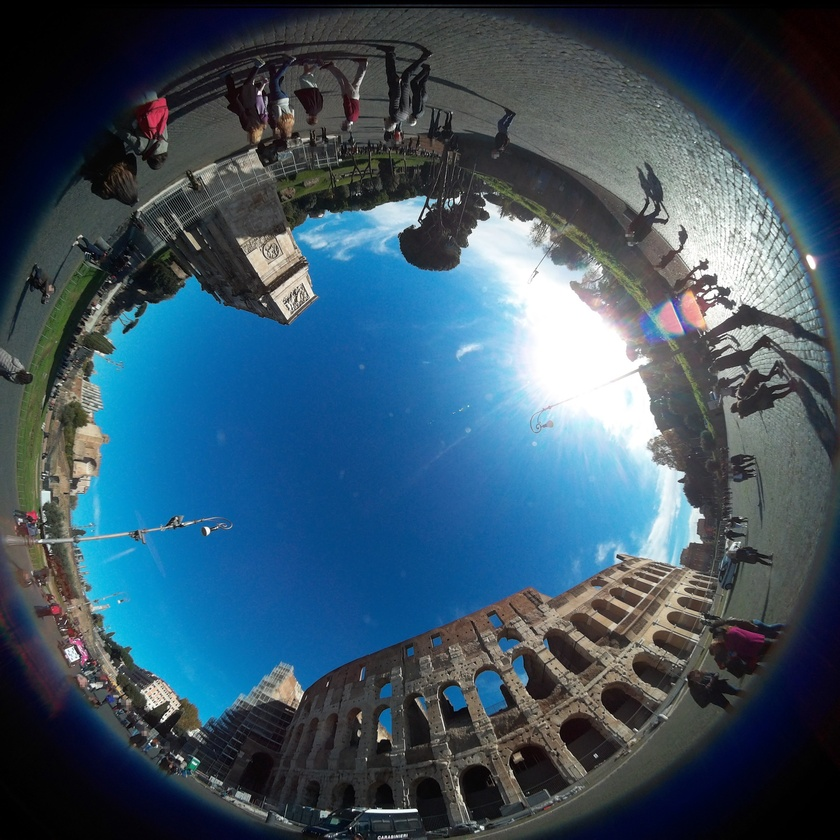
#> input picture 100_0454.JPG, 840 x 840 px, shrunk from 3264 x 3264 before the run
$ python fish2pano.py 100_0454.JPG out.png   (Python 2 division)
#> lines starting #> are read from the running program, lines starting #| are printed output that depends on the picture
#!/usr/bin/python2
#
# Copyright (c) 2015 Michael Gruhn
# All rights reserved.
#
# Redistribution and use in source and binary forms, with or without
# modification, are permitted provided that the following conditions
# are met:
#   - Redistributions of source code must retain the above copyright
#     notice, this list of conditions and the following disclaimer.
#   - Redistributions in binary form must reproduce the above copyright
#     notice, this list of conditions and the following disclaimer in
#     the documentation and/or other materials provided with the
#     distribution.
#   - Neither the name PUXPROpano nor the names of its contributors may be
#     used to endorse or promote products derived from this software
#     without specific prior written permission.
#
# THIS SOFTWARE IS PROVIDED BY THE COPYRIGHT HOLDERS AND CONTRIBUTORS
# "AS IS" AND ANY EXPRESS OR IMPLIED WARRANTIES, INCLUDING, BUT NOT
# LIMITED TO, THE IMPLIED WARRANTIES OF MERCHANTABILITY AND FITNESS FOR
# A PARTICULAR PURPOSE ARE DISCLAIMED. IN NO EVENT SHALL THE COPYRIGHT
# OWNER OR CONTRIBUTOR BE LIABLE FOR ANY DIRECT, INDIRECT, INCIDENTAL,
# SPECIAL, EXEMPLARY, OR CONSEQUENTIAL DAMAGES (INCLUDING, BUT NOT
# LIMITED TO, PROCUREMENT OF SUBSTITUTE GOODS OR SERVICES; LOSS OF USE,
# DATA, OR PROFITS; OR BUSINESS INTERRUPTION) HOWEVER CAUSED AND ON ANY
# THEORY OF LIABILITY, WHETHER IN CONTRACT, STRICT LIABILITY, OR TORT
# (INCLUDING NEGLIGENCE OR OTHERWISE) ARISING IN ANY WAY OUT OF THE USE
# OF THIS SOFTWARE, EVEN IF ADVISED OF THE POSSIBILITY OF SUCH DAMAGE.
#
#
# PUXPROpano is not affiliated with Kodak.
#
# Kodak, PIXPRO and maybe also SP360 are likely trademarks of Kodak.
#

#
# super simple poc python script converting from the sp360 fisheye to
# a rectangular file thingy ...not sure the transformation is correct
# it simply maps the polar coordinates in the input image to the
# rectangular coordinates of the output image
#
# NO INTERPOLATION IS DONE!
# NO OPTIMIZATION IS DONE!


import sys
import math

from PIL import Image

inim = Image.open(sys.argv[1])
#> inim is the input picture: PIL image 840x840 RGB; mean R, G, B 60.2, 84.5, 101.4

h = inim.size[0] / 2
#> h = 420
w = 3*h
#> w = 1260

outim = Image.new("RGB", (w,h*2), "black")
#> outim: PIL image 1260x840 RGB; every value is 0

for x in xrange(0,w):
	for y in xrange(0,h):
		r = y
		p = 2*math.pi*x/w
		ix = h - r * math.cos(p)
		iy = h + r * math.sin(p)
		#print (ix, iy)
		outim.putpixel((x,y),inim.getpixel((ix,iy)))
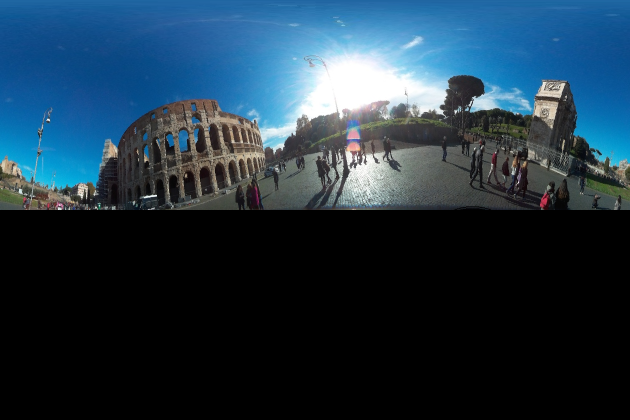
#> outim: PIL image 1260x840 RGB (shown at 1/2 size); mean R, G, B 32.8, 54.3, 69.6

outim.save(sys.argv[2])
